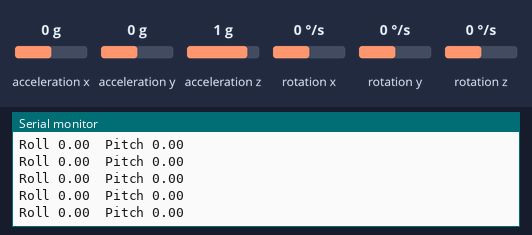
Recording of a sketch running on a simulated Arduino Uno, built with avr-gcc and run on an emulated ATmega328P. Shown: the last lines printed to the serial monitor. The inputs (shaded band) are chosen by the test bench; at power-on: acceleration z 1 g, acceleration x 0 g, acceleration y 0 g, rotation x 0 °/s, rotation y 0 °/s, rotation z 0 °/s.

Above: at 1.2 s.
1.3 s: acceleration z set to 0 g
At 1.34 s:
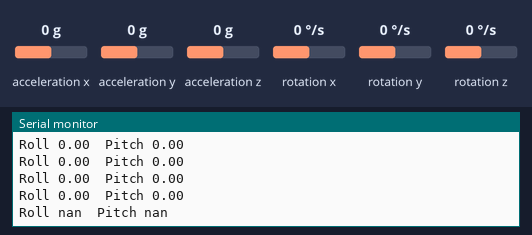
3.2 s: acceleration x set to -1.4 g
At 3.27 s:
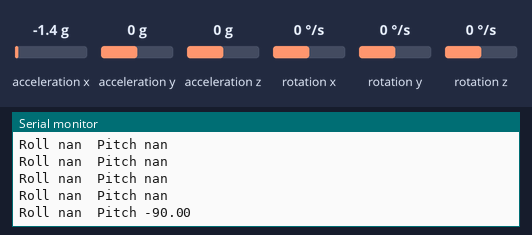
5.1 s: acceleration y set to -1.4 g
At 5.11 s:
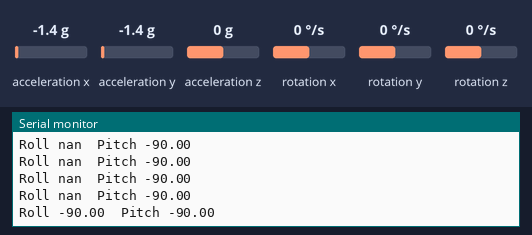
6.6 s: acceleration x set to 0 g
At 6.65 s:
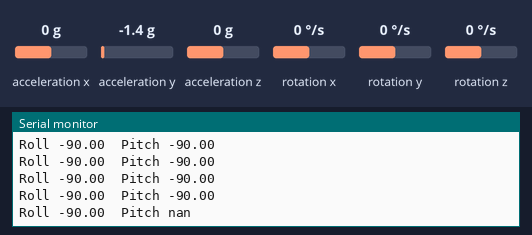

Measured:
- after the input at 1.3 s, the serial monitor: prints a new line at once (image 1)
- after the input at 3.2 s, the serial monitor: prints a new line after 0.07 s (image 2)
- after the input at 5.1 s, the serial monitor: prints a new line at once (image 3)
- after the input at 6.6 s, the serial monitor: prints a new line after 0.05 s (image 4)

The sketch:

LSM6Simple.ino
```cpp
/*
The sensor outputs provided by the library are the raw
16-bit values obtained by concatenating the 8-bit high and
low accelerometer and gyro data registers. They can be
converted to units of g and dps (degrees per second) using
the conversion factors specified in the datasheet for your
particular device and full scale setting (gain).

Example: An LSM6DS33 gives an accelerometer Z axis reading
of 16276 with its default full scale setting of +/- 2 g. The
LA_So specification in the LSM6DS33 datasheet (page 11)
states a conversion factor of 0.061 mg/LSB (least
significant bit) at this FS setting, so the raw reading of
16276 corresponds to 16276 * 0.061 = 992.8 mg = 0.9928 g.
*/

#include <Wire.h>
#include <LSM6.h>

LSM6 imu;

void setup()
{
  Serial.begin(9600);
  Wire.begin();

  if (!imu.init())
  {
    Serial.println("Failed to detect and initialize IMU!");
    while (1);
  }
  imu.enableDefault();
}

void loop()
{
  imu.read();
  double roll, pitch;

  convertAngle(roll, imu.a.y, imu.a.z);
  convertAngle(pitch, imu.a.x, imu.a.z);

  Serial.print("Roll ");
  Serial.print(roll*180.0/M_PI);
  Serial.print("\tPitch ");
  Serial.println(pitch*180.0/M_PI);

  delay(100);
}

void convertAngle(double& loc, int val1, int val2)
{
  loc = atan((double)val1 / (double)val2);
}
```
